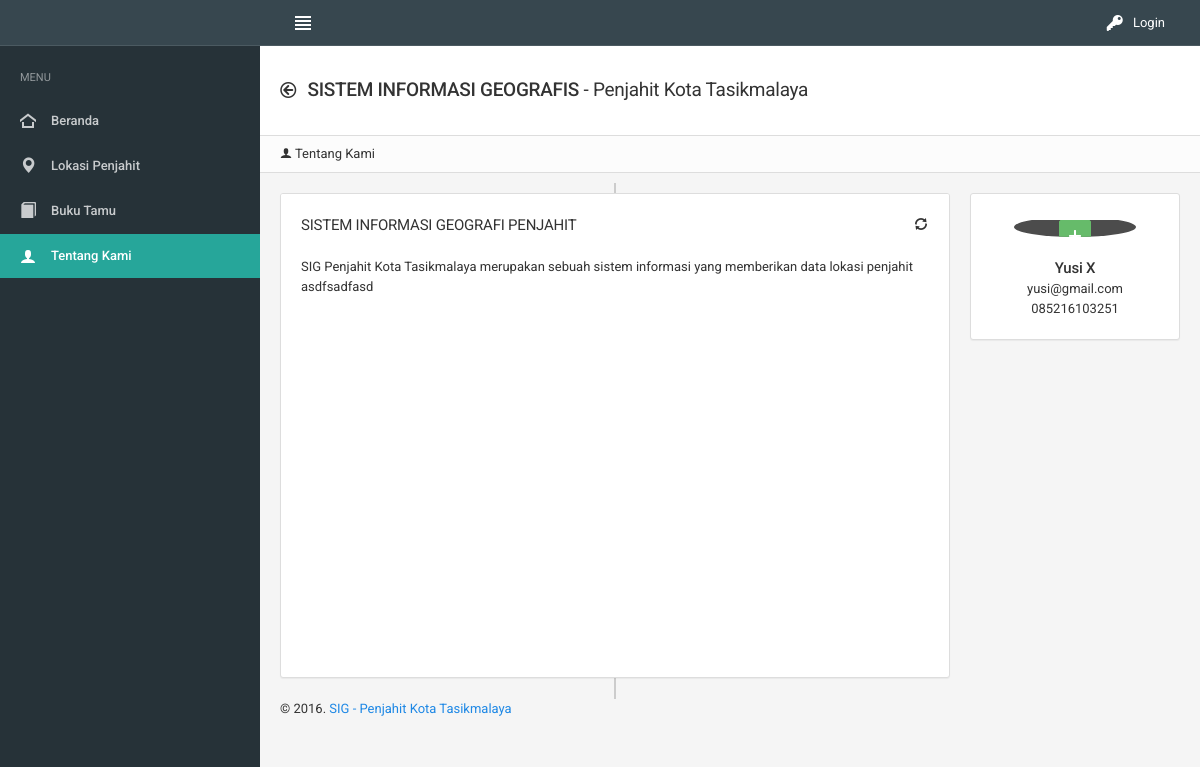
Screenshot of /tentang_kami with the database file from the repository.
### tables this page shows
CREATE TABLE `t_about` (
  `id` int(11) NOT NULL,
  `nama` varchar(100) NOT NULL,
  `judul` varchar(100) NOT NULL,
  `deskripsi` text NOT NULL,
  `email` varchar(100) NOT NULL,
  `telepon` varchar(15) NOT NULL,
  `foto` text NOT NULL
);

### application/modules/tentang_kami/controllers/Tentang_kami.php (called while the page is built, shortened)
<?php
class Tentang_kami extends CI_Controller {
	 public function __construct(){
        $this->load->model('Model_tentang_kami');
    }
	public function index(){
		$data['page'] = "tentang_kami";
		$data['menu'] = "Tentang Kami";
		$data['icon'] = "icon-user";
		$data['content'] = "content_tentang_kami";
		$data['about'] = $this->Model_tentang_kami->getData();
		$this->load->view('branda/view_branda',$data);
	}
}

### index.php (called while the page is built, shortened)
<?php
require_once BASEPATH.'core/CodeIgniter.php';

### application/modules/tentang_kami/models/Model_tentang_kami.php (called while the page is built)
<?php if ( ! defined('BASEPATH')) exit('No direct script access allowed');
class Model_tentang_kami extends CI_Model {
    function getData(){
        $query = $this->db->get('t_about')->result();
        return $query;
    }
}

### application/modules/tentang_kami/views/content_tentang_kami.php (the view, shortened to what this page needs)
<?php
	foreach ($about as $key) {
		?>
			<div class="row">
				<div class="col-lg-9">
					<div class="tabbable">
						<div class="tab-content">
							<div class="tab-pane fade in active" id="activity">
									<div class="timeline-container">
										<div class="timeline-row">
											<div class="panel panel-flat timeline-content">
												<div class="panel-heading">
													<h6 class="panel-title"><?php echo $key->judul; ?></h6>
													<div class="heading-elements">
														<ul class="icons-list">
									                		<li><a data-action="reload"></a></li>
									                	</ul>
								                	</div>
												</div>
												<div class="panel-body">
													<div class="chart-container">
														<div class="chart has-fixed-height" >
															<?php echo $key->deskripsi; ?>
														</div>
													</div>
												</div>
											</div>
										</div>
									</div>
							</div>
						</div>
					</div>
				</div>
				<div class="col-lg-3">
					<div class="thumbnail">
						<div class="thumb thumb-rounded thumb-slide">
							<div class="caption">
								<span>
									<a href="<?php echo base_url(); ?>assets/foto/<?php echo $key->foto; ?>" class="btn bg-success-400 btn-icon btn-xs" data-popup="lightbox"><i class="icon-plus2"></i></a>
								</span>
							</div>
						</div>
				    	<div class="caption text-center">
				    		<h6 class="text-semibold no-margin"><?php echo ucwords($key->nama); ?> </h6>
				    		<span><?php echo $key->email ?></span><br>
				    		<span><?php echo $key->telepon ?></span>
				    	</div>
			    	</div>
				</div>
			</div>
		<?php
	}
 ?>

### application/third_party/MX/Loader.php (shortened to what this page needs)
<?php (defined('BASEPATH')) OR exit('No direct script access allowed');
class MX_Loader extends CI_Loader
{
	protected $_module;
	public $_ci_cached_vars = array();
	public function initialize($controller = NULL)
	{
		$this->_module = CI::$APP->router->fetch_module();
	}
	public function model($model, $object_name = NULL, $connect = FALSE)
	{
		if (is_array($model)) return $this->models($model);
		($_alias = $object_name) OR $_alias = basename($model);
		list($path, $_model) = Modules::find(strtolower($model), $this->_module, 'models/');
		if ($path == FALSE)
		{
			parent::model($model, $object_name, $connect);
		}
		else
		{
			CI::$APP->$_alias = new $model();
		}
		return $this;
	}
	public function models($models)
	{
		return $this;
	}
	public function view($view, $vars = array(), $return = FALSE)
	{
		list($path, $_view) = Modules::find($view, $this->_module, 'views/');
		if ($path != FALSE)
		{
			$this->_ci_view_paths = array($path => TRUE) + $this->_ci_view_paths;
			$view = $_view;
		}
		return $this->_ci_load(array('_ci_view' => $view, '_ci_vars' => $this->_ci_object_to_array($vars), '_ci_return' => $return));
	}
	public function _ci_load($_ci_data)
	{
		extract($_ci_data);
		if (isset($_ci_view))
		{
			$_ci_path = '';
			$_ci_file = (pathinfo($_ci_view, PATHINFO_EXTENSION)) ? $_ci_view : $_ci_view.EXT;
			foreach ($this->_ci_view_paths as $path => $cascade)
			{
				if (file_exists($view = $path.$_ci_file))
				{
					$_ci_path = $view;
					break;
				}
			}
		}
		elseif (isset($_ci_path))
		{
			$_ci_file = basename($_ci_path);
			if( ! file_exists($_ci_path)) $_ci_path = '';
		}
		if (isset($_ci_vars))
			$this->_ci_cached_vars = array_merge($this->_ci_cached_vars, (array) $_ci_vars);
		extract($this->_ci_cached_vars);
		if ((bool) @ini_get('short_open_tag') === FALSE && CI::$APP->config->item('rewrite_short_tags') == TRUE)
		{
			echo eval('?>'.preg_replace("/;*\s*\?>/", "; ?>", str_replace('<?=', '<?php echo ', file_get_contents($_ci_path))));
		}
		else
		{
			include($_ci_path);
		}
	}
}

### application/modules/branda/views/view_branda.php (shortened to what this page needs)
<!DOCTYPE html>
<html lang="en">
<head>
	<link href="<?php echo base_url();?>assets/css/icons/icomoon/styles.css" rel="stylesheet" type="text/css">
	<link href="<?php echo base_url();?>assets/css/bootstrap.css" rel="stylesheet" type="text/css">
	<link href="<?php echo base_url();?>assets/css/core.css" rel="stylesheet" type="text/css">
	<link href="<?php echo base_url();?>assets/css/components.css" rel="stylesheet" type="text/css">
	<link href="<?php echo base_url();?>assets/css/colors.css" rel="stylesheet" type="text/css">
	<link  href="<?php echo base_url();?>assets/css/slider.css" rel="stylesheet" type="text/css">
</head>
<body>
	<div class="navbar navbar-inverse">
		<div class="navbar-header">
			<a class="navbar-brand" href="<?php echo base_url();?>branda"><img src="<?php echo base_url();?>assets/images/logo_.png" alt=""></a>
		</div>
		<div class="navbar-collapse collapse" id="navbar-mobile">
			<ul class="nav navbar-nav">
				<li>
					<a class="sidebar-control sidebar-main-toggle hidden-xs">
						<i class="icon-paragraph-justify3"></i>
					</a>
				</li>
			</ul>
			<ul class="nav navbar-nav navbar-right">
				<li class="dropdown dropdown-user">
					<a class="dropdown-toggle" data-toggle="dropdown" onclick="window.location.href='<?php echo base_url(); ?>login'">
					<i class="icon-key"></i>
						<span>Login</span>
					</a>
				</li>
			</ul>
		</div>
	</div>
	<div class="page-container">
		<div class="page-content">
			<div class="sidebar sidebar-main">
				<?php
					$this->load->view('sidebar');
				 ?>
			</div>
			<div class="content-wrapper">
				<div class="page-header">
					<div class="page-header-content">
						<div class="page-title">
							<h4><i class="icon-arrow-left52 position-left"></i> <span class="text-semibold">SISTEM INFORMASI GEOGRAFIS</span> - Penjahit Kota Tasikmalaya</h4>
						</div>
					</div>
					<div class="breadcrumb-line">
						<ul class="breadcrumb">
							<li><a href="<?php echo base_url();?>javascript:void(0)"><i class="<?php echo $icon; ?>"></i> <?php echo $menu; ?></a></li>
						</ul>
					</div>
				</div>
				<div class="content">
					<?php
						$this->load->view($content);
					 ?>
					&copy; 2016. <a href="javascript:void(0)">SIG - Penjahit Kota Tasikmalaya</a>
				</div>
			</div>
		</div>
	</div>
</body>
</html>

### application/modules/branda/views/sidebar.php
<div class="sidebar-content">
	<div class="sidebar-category sidebar-category-visible">
		<div class="category-content no-padding">
			<ul class="navigation navigation-main navigation-accordion">
				<li class="navigation-header"><span>Menu</span> <i class="icon-menu" title="Main pages"></i></li>
				<li
				<?php
					if ($page == 'branda') {
						echo "class = active";
					}else{
						echo "";
					}
				 ?>
				><a href="<?php echo base_url();?>branda"><i class="icon-home4"></i> <span>Beranda</span></a></li>
				<li
				<?php
					if ($page == 'lokasi_penjahit') {
						echo "class = active";
					}else{
						echo "";
					}
				 ?>
				><a href="<?php echo base_url();?>lokasi_penjahit"><i class="glyphicon glyphicon-map-marker"></i> <span>Lokasi Penjahit</span></a></li>
				<li
				<?php
					if ($page == 'buku_tamu') {
						echo "class = active";
					}else{
						echo "";
					}
				 ?>
				><a href="<?php echo base_url();?>buku_tamu"><i class="glyphicon glyphicon-book"></i> <span>Buku Tamu</span></a></li>
				<li
				<?php
					if ($page == 'tentang_kami') {
						echo "class = active";
					}else{
						echo "";
					}
				 ?>
				><a href="<?php echo base_url();?>tentang_kami"><i class="icon-user"></i> <span>Tentang Kami</span></a></li>
			</ul>
		</div>
	</div>
</div>

### assets/css/colors.css (style rules this page uses)
.bg-success-400 { background-color: #66BB6A; border-color: #66BB6A; color: #fff; }

### rows the page displays
t_about: judul "SISTEM INFORMASI GEOGRAFI PENJAHIT", deskripsi "SIG Penjahit Kota Tasikmalaya merupakan sebuah sistem informasi yang memberikan data lokasi penjahit asdfsadfasd", nama "Yusi X", email "yusi@gmail.com", telepon "085216103251"

### other values shown
$menu "Tentang Kami"
